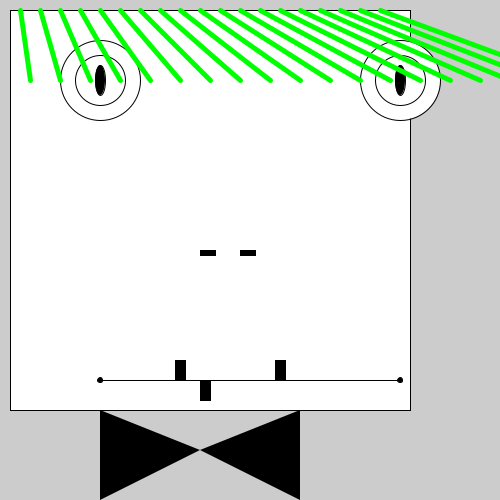
Frame 1 (no input)
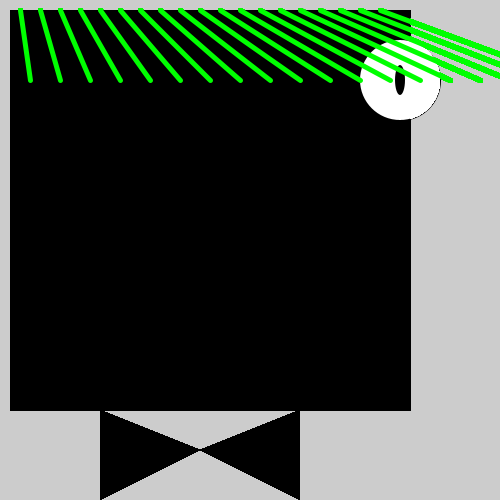
Frame 60 (the mouse pressed at the canvas centre just before this capture)
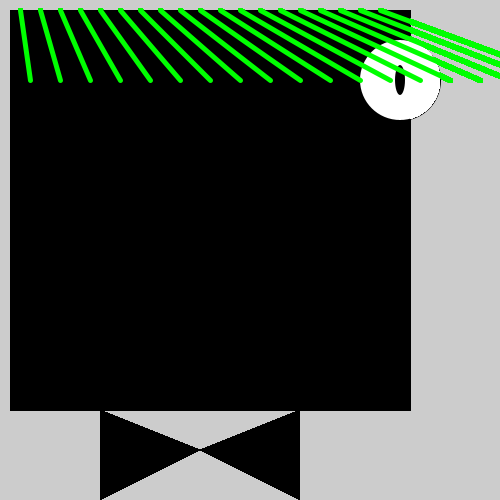
Frame 120 (the mouse held since frame 60 and released just before this capture)

The Processing sketch that drew these frames (run headless with seeded random() and noise(); from frame 60 on, the mouse is pressed at the canvas centre):

// Processing sketch: processing_52105
// ── processing_52105.pde

void setup(){
size(500,500);

smooth();

}


int x = 100;
int y = 80;

void draw(){

  


//FACE SHAPE
rect(10,10, width-100,height-100);

//LEFT EYE
ellipse(x, y, y, y); 

 //LEFT EYE (small)
ellipse(x,y, y-30, y-30);

//LEFT EYE (smallest)
fill(0);
ellipse(x,y, y-70, y-50);

//RIGHT EYE
fill(255);
ellipse(width-x,y,y,y); 

 //RIGHT EYE (small)
fill(255);
ellipse(width-x,y,y-30,y-30);

 //RIGHT EYE (small)
 fill(0);
ellipse(width-x,y,y-70,y-50);


//NOSE
rect(200,250, 15,5);
rect(240,250, 15,5);


//MOUTH
line(x, y+300, width-x, y+300); 

//LEFT MOUTH CIRCLE
ellipse(x,y+300, 5,5);


//RIGHT MOUTH CIRCLE
ellipse(width-x,y+300, 5,5);

//HAIR
stroke(0,255,0);
strokeWeight(5);
for (int i = 20; i < 400; i += 20) {
  line(i, 10, i + i/2, 80); 
}


//TEETH
stroke(0);
strokeWeight(1);
rect(x+75 ,y+300, 10,y-x); 
rect(x+175 ,y+300, 10,y-x); 
rect(x+100 ,y+300, 10,y-60); 

//BOWTIE
noStroke();
triangle(x, 410, x+100, 450, x,500 );
triangle(x+100, 450, x+200, 410, x+200,500 );


}
